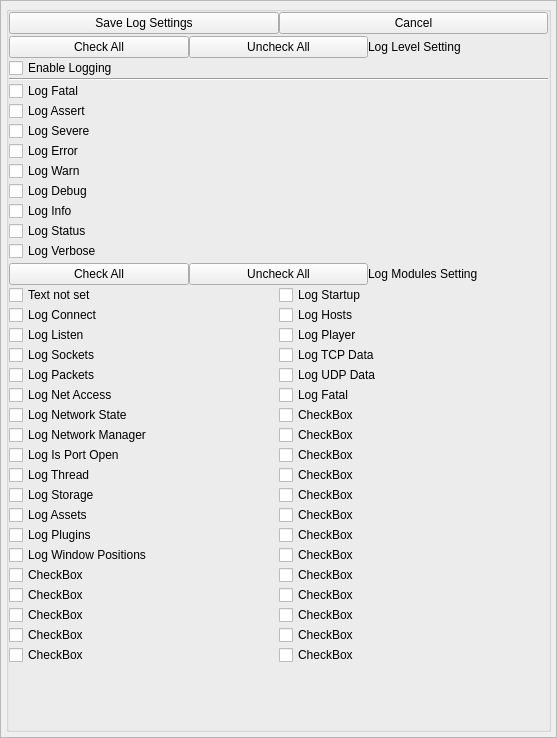
<?xml version="1.0" encoding="UTF-8"?>
<ui version="4.0">
 <class>AppletLogSettingsWidget</class>
 <widget class="QWidget" name="AppletLogSettingsWidget">
  <property name="geometry">
   <rect>
    <x>0</x>
    <y>0</y>
    <width>557</width>
    <height>738</height>
   </rect>
  </property>
  <property name="windowTitle">
   <string>Log Settings</string>
  </property>
  <layout class="QGridLayout" name="gridLayout">
   <property name="leftMargin">
    <number>0</number>
   </property>
   <property name="topMargin">
    <number>0</number>
   </property>
   <property name="rightMargin">
    <number>0</number>
   </property>
   <property name="bottomMargin">
    <number>0</number>
   </property>
   <property name="horizontalSpacing">
    <number>0</number>
   </property>
   <property name="verticalSpacing">
    <number>2</number>
   </property>
   <item row="0" column="0">
    <widget class="QScrollArea" name="scrollArea">
     <property name="widgetResizable">
      <bool>true</bool>
     </property>
     <widget class="QWidget" name="scrollAreaWidgetContents">
      <property name="geometry">
       <rect>
        <x>0</x>
        <y>0</y>
        <width>555</width>
        <height>736</height>
       </rect>
      </property>
      <layout class="QGridLayout" name="gridLayout_2">
       <property name="leftMargin">
        <number>5</number>
       </property>
       <property name="topMargin">
        <number>5</number>
       </property>
       <property name="rightMargin">
        <number>5</number>
       </property>
       <property name="bottomMargin">
        <number>5</number>
       </property>
       <property name="horizontalSpacing">
        <number>5</number>
       </property>
       <property name="verticalSpacing">
        <number>2</number>
       </property>
       <item row="0" column="0">
        <widget class="QGroupBox" name="DialogItemsGroupBox">
         <property name="title">
          <string/>
         </property>
         <layout class="QVBoxLayout" name="verticalLayout_3">
          <property name="spacing">
           <number>0</number>
          </property>
          <property name="leftMargin">
           <number>0</number>
          </property>
          <property name="topMargin">
           <number>0</number>
          </property>
          <property name="rightMargin">
           <number>0</number>
          </property>
          <property name="bottomMargin">
           <number>0</number>
          </property>
          <item>
           <layout class="QHBoxLayout" name="horizontalLayout_4">
            <item>
             <widget class="QPushButton" name="m_SavePushButton">
              <property name="sizePolicy">
               <sizepolicy hsizetype="Minimum" vsizetype="Preferred">
                <horstretch>0</horstretch>
                <verstretch>0</verstretch>
               </sizepolicy>
              </property>
              <property name="text">
               <string>Save Log Settings</string>
              </property>
             </widget>
            </item>
            <item>
             <widget class="QPushButton" name="m_CancelPushButton">
              <property name="text">
               <string>Cancel</string>
              </property>
             </widget>
            </item>
           </layout>
          </item>
          <item>
           <spacer name="verticalSpacer">
            <property name="orientation">
             <enum>Qt::Orientation::Vertical</enum>
            </property>
            <property name="sizeType">
             <enum>QSizePolicy::Policy::Fixed</enum>
            </property>
            <property name="sizeHint" stdset="0">
             <size>
              <width>20</width>
              <height>2</height>
             </size>
            </property>
           </spacer>
          </item>
          <item>
           <layout class="QHBoxLayout" name="horizontalLayout">
            <item>
             <widget class="QPushButton" name="m_SelectAllLevelsButton">
              <property name="text">
               <string>Check All</string>
              </property>
             </widget>
            </item>
            <item>
             <widget class="QPushButton" name="m_ClearAllLevelsButton">
              <property name="text">
               <string>Uncheck All</string>
              </property>
             </widget>
            </item>
            <item>
             <widget class="QLabel" name="m_LogLevelSettingLabel">
              <property name="text">
               <string>Log Level Setting</string>
              </property>
              <property name="alignment">
               <set>Qt::AlignmentFlag::AlignLeading|Qt::AlignmentFlag::AlignLeft|Qt::AlignmentFlag::AlignVCenter</set>
              </property>
             </widget>
            </item>
           </layout>
          </item>
          <item>
           <widget class="QCheckBox" name="m_EnableLoggingCheckBox">
            <property name="text">
             <string>Enable Logging</string>
            </property>
           </widget>
          </item>
          <item>
           <widget class="Line" name="line">
            <property name="orientation">
             <enum>Qt::Orientation::Horizontal</enum>
            </property>
           </widget>
          </item>
          <item>
           <widget class="QCheckBox" name="m_LogLevelCheckBox_1">
            <property name="sizePolicy">
             <sizepolicy hsizetype="Minimum" vsizetype="Minimum">
              <horstretch>0</horstretch>
              <verstretch>0</verstretch>
             </sizepolicy>
            </property>
            <property name="text">
             <string>Log Fatal</string>
            </property>
           </widget>
          </item>
          <item>
           <widget class="QCheckBox" name="m_LogLevelCheckBox_2">
            <property name="sizePolicy">
             <sizepolicy hsizetype="Minimum" vsizetype="Minimum">
              <horstretch>0</horstretch>
              <verstretch>0</verstretch>
             </sizepolicy>
            </property>
            <property name="text">
             <string>Log Assert</string>
            </property>
           </widget>
          </item>
          <item>
           <widget class="QCheckBox" name="m_LogLevelCheckBox_3">
            <property name="sizePolicy">
             <sizepolicy hsizetype="Minimum" vsizetype="Minimum">
              <horstretch>0</horstretch>
              <verstretch>0</verstretch>
             </sizepolicy>
            </property>
            <property name="text">
             <string>Log Severe</string>
            </property>
           </widget>
          </item>
          <item>
           <widget class="QCheckBox" name="m_LogLevelCheckBox_4">
            <property name="sizePolicy">
             <sizepolicy hsizetype="Minimum" vsizetype="Minimum">
              <horstretch>0</horstretch>
              <verstretch>0</verstretch>
             </sizepolicy>
            </property>
            <property name="text">
             <string>Log Error</string>
            </property>
           </widget>
          </item>
          <item>
           <widget class="QCheckBox" name="m_LogLevelCheckBox_5">
            <property name="sizePolicy">
             <sizepolicy hsizetype="Minimum" vsizetype="Minimum">
              <horstretch>0</horstretch>
              <verstretch>0</verstretch>
             </sizepolicy>
            </property>
            <property name="text">
             <string>Log Warn</string>
            </property>
           </widget>
          </item>
          <item>
           <widget class="QCheckBox" name="m_LogLevelCheckBox_6">
            <property name="sizePolicy">
             <sizepolicy hsizetype="Minimum" vsizetype="Minimum">
              <horstretch>0</horstretch>
              <verstretch>0</verstretch>
             </sizepolicy>
            </property>
            <property name="text">
             <string>Log Debug</string>
            </property>
           </widget>
          </item>
          <item>
           <widget class="QCheckBox" name="m_LogLevelCheckBox_7">
            <property name="sizePolicy">
             <sizepolicy hsizetype="Minimum" vsizetype="Minimum">
              <horstretch>0</horstretch>
              <verstretch>0</verstretch>
             </sizepolicy>
            </property>
            <property name="text">
             <string>Log Info</string>
            </property>
           </widget>
          </item>
          <item>
           <widget class="QCheckBox" name="m_LogLevelCheckBox_8">
            <property name="sizePolicy">
             <sizepolicy hsizetype="Minimum" vsizetype="Minimum">
              <horstretch>0</horstretch>
              <verstretch>0</verstretch>
             </sizepolicy>
            </property>
            <property name="text">
             <string>Log Status</string>
            </property>
           </widget>
          </item>
          <item>
           <widget class="QCheckBox" name="m_LogLevelCheckBox_9">
            <property name="sizePolicy">
             <sizepolicy hsizetype="Minimum" vsizetype="Minimum">
              <horstretch>0</horstretch>
              <verstretch>0</verstretch>
             </sizepolicy>
            </property>
            <property name="text">
             <string>Log Verbose</string>
            </property>
           </widget>
          </item>
          <item>
           <spacer name="verticalSpacer_2">
            <property name="orientation">
             <enum>Qt::Orientation::Vertical</enum>
            </property>
            <property name="sizeType">
             <enum>QSizePolicy::Policy::Fixed</enum>
            </property>
            <property name="sizeHint" stdset="0">
             <size>
              <width>20</width>
              <height>2</height>
             </size>
            </property>
           </spacer>
          </item>
          <item>
           <layout class="QHBoxLayout" name="horizontalLayout_2">
            <item>
             <widget class="QPushButton" name="m_SelectAllModulesButton">
              <property name="text">
               <string>Check All</string>
              </property>
             </widget>
            </item>
            <item>
             <widget class="QPushButton" name="m_ClearAllModulesButton">
              <property name="text">
               <string>Uncheck All</string>
              </property>
             </widget>
            </item>
            <item>
             <widget class="QLabel" name="m_LogLevelSettingLabel_2">
              <property name="text">
               <string>Log Modules Setting</string>
              </property>
              <property name="alignment">
               <set>Qt::AlignmentFlag::AlignLeading|Qt::AlignmentFlag::AlignLeft|Qt::AlignmentFlag::AlignVCenter</set>
              </property>
             </widget>
            </item>
           </layout>
          </item>
          <item>
           <layout class="QHBoxLayout" name="horizontalLayout_3">
            <item>
             <layout class="QVBoxLayout" name="verticalLayout_2">
              <property name="spacing">
               <number>0</number>
              </property>
              <item>
               <widget class="QCheckBox" name="m_LogModuleCheckBox_1">
                <property name="sizePolicy">
                 <sizepolicy hsizetype="Minimum" vsizetype="Minimum">
                  <horstretch>0</horstretch>
                  <verstretch>0</verstretch>
                 </sizepolicy>
                </property>
                <property name="text">
                 <string notr="true">Text not set</string>
                </property>
               </widget>
              </item>
              <item>
               <widget class="QCheckBox" name="m_LogModuleCheckBox_2">
                <property name="sizePolicy">
                 <sizepolicy hsizetype="Minimum" vsizetype="Minimum">
                  <horstretch>0</horstretch>
                  <verstretch>0</verstretch>
                 </sizepolicy>
                </property>
                <property name="text">
                 <string notr="true">Log Connect</string>
                </property>
               </widget>
              </item>
              <item>
               <widget class="QCheckBox" name="m_LogModuleCheckBox_3">
                <property name="sizePolicy">
                 <sizepolicy hsizetype="Minimum" vsizetype="Minimum">
                  <horstretch>0</horstretch>
                  <verstretch>0</verstretch>
                 </sizepolicy>
                </property>
                <property name="text">
                 <string notr="true">Log Listen</string>
                </property>
               </widget>
              </item>
              <item>
               <widget class="QCheckBox" name="m_LogModuleCheckBox_4">
                <property name="sizePolicy">
                 <sizepolicy hsizetype="Minimum" vsizetype="Minimum">
                  <horstretch>0</horstretch>
                  <verstretch>0</verstretch>
                 </sizepolicy>
                </property>
                <property name="text">
                 <string notr="true">Log Sockets</string>
                </property>
               </widget>
              </item>
              <item>
               <widget class="QCheckBox" name="m_LogModuleCheckBox_5">
                <property name="sizePolicy">
                 <sizepolicy hsizetype="Minimum" vsizetype="Minimum">
                  <horstretch>0</horstretch>
                  <verstretch>0</verstretch>
                 </sizepolicy>
                </property>
                <property name="text">
                 <string notr="true">Log Packets</string>
                </property>
               </widget>
              </item>
              <item>
               <widget class="QCheckBox" name="m_LogModuleCheckBox_6">
                <property name="sizePolicy">
                 <sizepolicy hsizetype="Minimum" vsizetype="Minimum">
                  <horstretch>0</horstretch>
                  <verstretch>0</verstretch>
                 </sizepolicy>
                </property>
                <property name="text">
                 <string notr="true">Log Net Access</string>
                </property>
               </widget>
              </item>
              <item>
               <widget class="QCheckBox" name="m_LogModuleCheckBox_7">
                <property name="sizePolicy">
                 <sizepolicy hsizetype="Minimum" vsizetype="Minimum">
                  <horstretch>0</horstretch>
                  <verstretch>0</verstretch>
                 </sizepolicy>
                </property>
                <property name="text">
                 <string notr="true">Log Network State</string>
                </property>
               </widget>
              </item>
              <item>
               <widget class="QCheckBox" name="m_LogModuleCheckBox_8">
                <property name="sizePolicy">
                 <sizepolicy hsizetype="Minimum" vsizetype="Minimum">
                  <horstretch>0</horstretch>
                  <verstretch>0</verstretch>
                 </sizepolicy>
                </property>
                <property name="text">
                 <string notr="true">Log Network Manager</string>
                </property>
               </widget>
              </item>
              <item>
               <widget class="QCheckBox" name="m_LogModuleCheckBox_9">
                <property name="sizePolicy">
                 <sizepolicy hsizetype="Minimum" vsizetype="Minimum">
                  <horstretch>0</horstretch>
                  <verstretch>0</verstretch>
                 </sizepolicy>
                </property>
                <property name="text">
                 <string notr="true">Log Is Port Open</string>
                </property>
               </widget>
              </item>
              <item>
               <widget class="QCheckBox" name="m_LogModuleCheckBox_10">
                <property name="sizePolicy">
                 <sizepolicy hsizetype="Minimum" vsizetype="Minimum">
                  <horstretch>0</horstretch>
                  <verstretch>0</verstretch>
                 </sizepolicy>
                </property>
                <property name="text">
                 <string notr="true">Log Thread</string>
                </property>
               </widget>
              </item>
              <item>
               <widget class="QCheckBox" name="m_LogModuleCheckBox_11">
                <property name="sizePolicy">
                 <sizepolicy hsizetype="Minimum" vsizetype="Minimum">
                  <horstretch>0</horstretch>
                  <verstretch>0</verstretch>
                 </sizepolicy>
                </property>
                <property name="text">
                 <string notr="true">Log Storage</string>
                </property>
               </widget>
              </item>
              <item>
               <widget class="QCheckBox" name="m_LogModuleCheckBox_12">
                <property name="sizePolicy">
                 <sizepolicy hsizetype="Minimum" vsizetype="Minimum">
                  <horstretch>0</horstretch>
                  <verstretch>0</verstretch>
                 </sizepolicy>
                </property>
                <property name="text">
                 <string notr="true">Log Assets</string>
                </property>
               </widget>
              </item>
              <item>
               <widget class="QCheckBox" name="m_LogModuleCheckBox_13">
                <property name="sizePolicy">
                 <sizepolicy hsizetype="Minimum" vsizetype="Minimum">
                  <horstretch>0</horstretch>
                  <verstretch>0</verstretch>
                 </sizepolicy>
                </property>
                <property name="text">
                 <string notr="true">Log Plugins</string>
                </property>
               </widget>
              </item>
              <item>
               <widget class="QCheckBox" name="m_LogModuleCheckBox_14">
                <property name="sizePolicy">
                 <sizepolicy hsizetype="Minimum" vsizetype="Minimum">
                  <horstretch>0</horstretch>
                  <verstretch>0</verstretch>
                 </sizepolicy>
                </property>
                <property name="text">
                 <string notr="true">Log Window Positions</string>
                </property>
               </widget>
              </item>
              <item>
               <widget class="QCheckBox" name="m_LogModuleCheckBox_29">
                <property name="text">
                 <string notr="true">CheckBox</string>
                </property>
               </widget>
              </item>
              <item>
               <widget class="QCheckBox" name="m_LogModuleCheckBox_31">
                <property name="text">
                 <string notr="true">CheckBox</string>
                </property>
               </widget>
              </item>
              <item>
               <widget class="QCheckBox" name="m_LogModuleCheckBox_33">
                <property name="text">
                 <string notr="true">CheckBox</string>
                </property>
               </widget>
              </item>
              <item>
               <widget class="QCheckBox" name="m_LogModuleCheckBox_35">
                <property name="text">
                 <string notr="true">CheckBox</string>
                </property>
               </widget>
              </item>
              <item>
               <widget class="QCheckBox" name="m_LogModuleCheckBox_37">
                <property name="text">
                 <string notr="true">CheckBox</string>
                </property>
               </widget>
              </item>
              <item>
               <spacer name="verticalSpacer_3">
                <property name="orientation">
                 <enum>Qt::Orientation::Vertical</enum>
                </property>
                <property name="sizeHint" stdset="0">
                 <size>
                  <width>20</width>
                  <height>40</height>
                 </size>
                </property>
               </spacer>
              </item>
             </layout>
            </item>
            <item>
             <layout class="QVBoxLayout" name="verticalLayout">
              <property name="spacing">
               <number>0</number>
              </property>
              <item>
               <widget class="QCheckBox" name="m_LogModuleCheckBox_15">
                <property name="sizePolicy">
                 <sizepolicy hsizetype="Minimum" vsizetype="Minimum">
                  <horstretch>0</horstretch>
                  <verstretch>0</verstretch>
                 </sizepolicy>
                </property>
                <property name="text">
                 <string notr="true">Log Startup</string>
                </property>
               </widget>
              </item>
              <item>
               <widget class="QCheckBox" name="m_LogModuleCheckBox_16">
                <property name="sizePolicy">
                 <sizepolicy hsizetype="Minimum" vsizetype="Minimum">
                  <horstretch>0</horstretch>
                  <verstretch>0</verstretch>
                 </sizepolicy>
                </property>
                <property name="text">
                 <string notr="true">Log Hosts</string>
                </property>
               </widget>
              </item>
              <item>
               <widget class="QCheckBox" name="m_LogModuleCheckBox_17">
                <property name="sizePolicy">
                 <sizepolicy hsizetype="Minimum" vsizetype="Minimum">
                  <horstretch>0</horstretch>
                  <verstretch>0</verstretch>
                 </sizepolicy>
                </property>
                <property name="text">
                 <string notr="true">Log Player</string>
                </property>
               </widget>
              </item>
              <item>
               <widget class="QCheckBox" name="m_LogModuleCheckBox_18">
                <property name="sizePolicy">
                 <sizepolicy hsizetype="Minimum" vsizetype="Minimum">
                  <horstretch>0</horstretch>
                  <verstretch>0</verstretch>
                 </sizepolicy>
                </property>
                <property name="text">
                 <string notr="true">Log TCP Data</string>
                </property>
               </widget>
              </item>
              <item>
               <widget class="QCheckBox" name="m_LogModuleCheckBox_19">
                <property name="sizePolicy">
                 <sizepolicy hsizetype="Minimum" vsizetype="Minimum">
                  <horstretch>0</horstretch>
                  <verstretch>0</verstretch>
                 </sizepolicy>
                </property>
                <property name="text">
                 <string notr="true">Log UDP Data</string>
                </property>
               </widget>
              </item>
              <item>
               <widget class="QCheckBox" name="m_LogModuleCheckBox_20">
                <property name="sizePolicy">
                 <sizepolicy hsizetype="Minimum" vsizetype="Minimum">
                  <horstretch>0</horstretch>
                  <verstretch>0</verstretch>
                 </sizepolicy>
                </property>
                <property name="text">
                 <string notr="true">Log Fatal</string>
                </property>
               </widget>
              </item>
              <item>
               <widget class="QCheckBox" name="m_LogModuleCheckBox_21">
                <property name="text">
                 <string notr="true">CheckBox</string>
                </property>
               </widget>
              </item>
              <item>
               <widget class="QCheckBox" name="m_LogModuleCheckBox_22">
                <property name="text">
                 <string notr="true">CheckBox</string>
                </property>
               </widget>
              </item>
              <item>
               <widget class="QCheckBox" name="m_LogModuleCheckBox_23">
                <property name="text">
                 <string notr="true">CheckBox</string>
                </property>
               </widget>
              </item>
              <item>
               <widget class="QCheckBox" name="m_LogModuleCheckBox_24">
                <property name="text">
                 <string notr="true">CheckBox</string>
                </property>
               </widget>
              </item>
              <item>
               <widget class="QCheckBox" name="m_LogModuleCheckBox_25">
                <property name="text">
                 <string notr="true">CheckBox</string>
                </property>
               </widget>
              </item>
              <item>
               <widget class="QCheckBox" name="m_LogModuleCheckBox_26">
                <property name="text">
                 <string notr="true">CheckBox</string>
                </property>
               </widget>
              </item>
              <item>
               <widget class="QCheckBox" name="m_LogModuleCheckBox_27">
                <property name="text">
                 <string>CheckBox</string>
                </property>
               </widget>
              </item>
              <item>
               <widget class="QCheckBox" name="m_LogModuleCheckBox_28">
                <property name="text">
                 <string>CheckBox</string>
                </property>
               </widget>
              </item>
              <item>
               <widget class="QCheckBox" name="m_LogModuleCheckBox_30">
                <property name="text">
                 <string notr="true">CheckBox</string>
                </property>
               </widget>
              </item>
              <item>
               <widget class="QCheckBox" name="m_LogModuleCheckBox_32">
                <property name="text">
                 <string notr="true">CheckBox</string>
                </property>
               </widget>
              </item>
              <item>
               <widget class="QCheckBox" name="m_LogModuleCheckBox_34">
                <property name="text">
                 <string notr="true">CheckBox</string>
                </property>
               </widget>
              </item>
              <item>
               <widget class="QCheckBox" name="m_LogModuleCheckBox_36">
                <property name="text">
                 <string notr="true">CheckBox</string>
                </property>
               </widget>
              </item>
              <item>
               <widget class="QCheckBox" name="m_LogModuleCheckBox_38">
                <property name="text">
                 <string notr="true">CheckBox</string>
                </property>
               </widget>
              </item>
              <item>
               <spacer name="verticalSpacer_4">
                <property name="orientation">
                 <enum>Qt::Orientation::Vertical</enum>
                </property>
                <property name="sizeHint" stdset="0">
                 <size>
                  <width>20</width>
                  <height>40</height>
                 </size>
                </property>
               </spacer>
              </item>
             </layout>
            </item>
           </layout>
          </item>
         </layout>
        </widget>
       </item>
      </layout>
     </widget>
    </widget>
   </item>
  </layout>
 </widget>
 <resources/>
 <connections/>
</ui>
